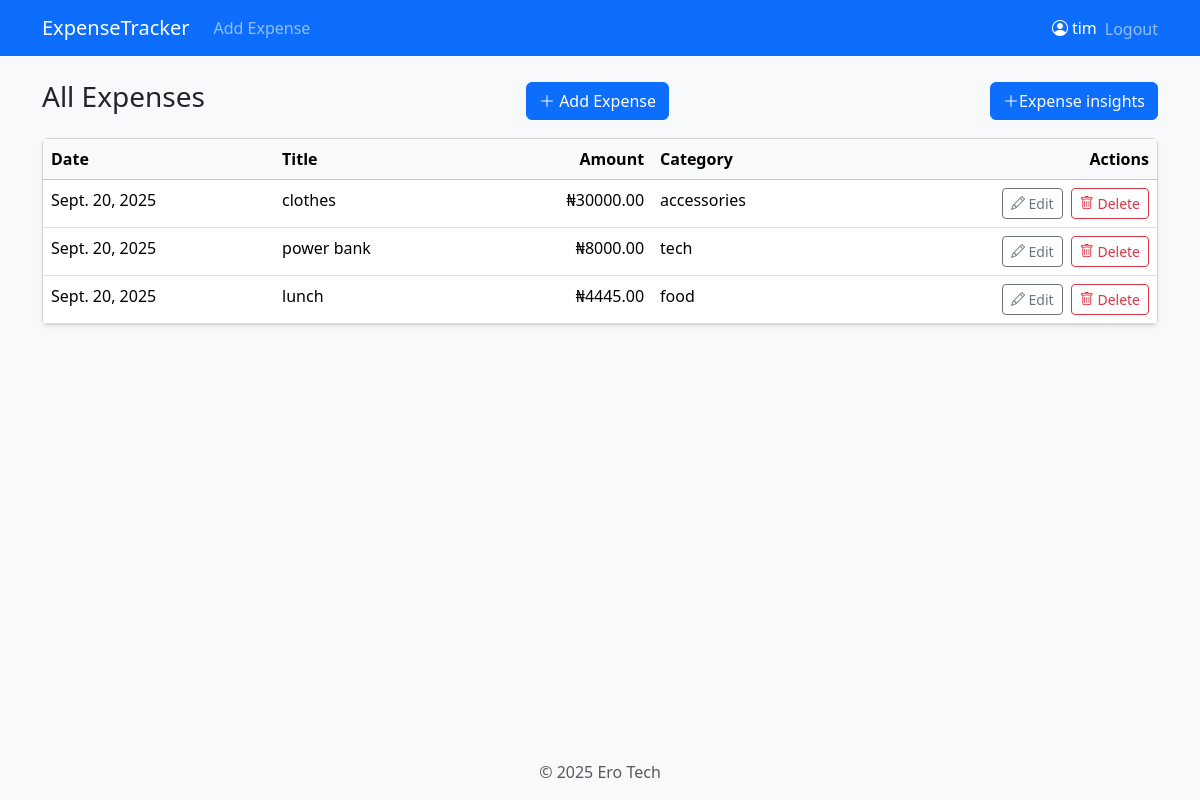
Screenshot of /expenses/ (signed in) with the database file from the repository.
### expenses/models.py (models this page shows, shortened)
class Expense(models.Model):
    user = models.ForeignKey(User, on_delete=models.CASCADE, null=True, blank=True)
    title = models.CharField(max_length=100)
    amount = models.DecimalField(max_digits=10, decimal_places=2)
    category =models.CharField(max_length=50)
    date = models.DateField()
    created_at = models.DateTimeField(auto_now_add=True)

### expenses/views.py (the view)
# urls.py: path('', lambda request: redirect('expense_list')),
@login_required
def expense_list(request):
    expenses = Expense.objects.filter(user=request.user).order_by('-date')
    return render(request, 'expenses/expense_list.html', {'expenses': expenses})

### expenses/templates/expenses/expense_list.html (shortened to what this page needs)
{% extends 'base.html' %}
{% block content %}
<div class="d-flex justify-content-between align-items-center mb-3">
  <h1 class="h3">All Expenses</h1>
  <a class="btn btn-primary" href="{% url 'add_expense' %}"><i class="bi bi-plus-lg"></i> Add Expense</a>
  <a class="btn btn-primary" href="{% url 'expense_insights' %}"><i class="bi bi-plus-lg"></i>Expense insights</a>
</div>
<div class="card shadow-sm">
  <div class="table-responsive">
    <table class="table table-hover mb-0">
      <thead class="table-light">
        <tr>
          <th>Date</th>
          <th>Title</th>
          <th class="text-end">Amount</th>
          <th>Category</th>
          <th class="text-end">Actions</th>
        </tr>
      </thead>
      <tbody>
        {% for expense in expenses %}
          <tr>
            <td>{{ expense.date }}</td>
            <td>{{ expense.title }}</td>
            <td class="text-end">₦{{ expense.amount }}</td>
            <td>{{ expense.category }}</td>
            <td class="text-end">
              <a class="btn btn-sm btn-outline-secondary me-1" href="{% url 'edit_expense' expense.pk %}">
                <i class="bi bi-pencil"></i> Edit
              </a>
              <form method="post" action="{% url 'delete_expense' expense.pk %}" style="display:inline;">
                <button type="submit" class="btn btn-sm btn-outline-danger" onclick="return confirm('Delete this expense?');">
                  <i class="bi bi-trash"></i> Delete
                </button>
              </form>
              {% empty %}
          <tr>
            <td colspan="5" class="text-center py-4">
              No expenses yet. <a href="{% url 'add_expense' %}">Add your first expense</a>.
            </td>
          </tr>
        {% endfor %}
        </tbody>
    </table>
  </div>
</div>
{% endblock %}

### templates/base.html (shortened to what this page needs)
<!DOCTYPE html>
<html lang="en">
<head>
  <link href="https://cdn.jsdelivr.net/npm/bootstrap@5.3.2/dist/css/bootstrap.min.css" rel="stylesheet">
  <link href="https://cdn.jsdelivr.net/npm/bootstrap-icons@1.10.5/font/bootstrap-icons.css" rel="stylesheet">
</head>
<body class="d-flex flex-column min-vh-100 bg-light">
  <nav class="navbar navbar-expand-lg navbar-dark bg-primary">
    <div class="container">
      <a class="navbar-brand" href="{% url 'expense_list' %}">ExpenseTracker</a>
      <div class="collapse navbar-collapse" id="navCollapse">
        <ul class="navbar-nav me-auto mb-2 mb-lg-0">
          {% if user.is_authenticated %}
            <li class="nav-item">
              <a class="nav-link" href="{% url 'add_expense' %}">Add Expense</a>
            </li>
          {% endif %}
        </ul>
        <ul class="navbar-nav ms-auto">
          {% if user.is_authenticated %}
            <li class="nav-item d-flex align-items-center me-2 text-white">
              <i class="bi bi-person-circle me-1"></i> {{ user.username }}
            </li>
            <li class="nav-item">
            <form method="post" action="{% url 'logout' %}">
              <button type="submit" class="btn btn-link nav-link" style="display:inline; padding:0; border:none; background:none;">
                Logout
              </button>
            </form>
          </li>
          {% endif %}
        </ul>
      </div>
    </div>
  </nav>
  <main class="container py-4 flex-grow-1">
    {% block content %}{% endblock %}
  </main>
  <footer class="text-center py-3 text-muted mt-auto">
    © {% now "Y" %} Ero Tech
  </footer>
</body>
</html>

### rows the page displays
Expense: date "Sept. 20, 2025", title "clothes", amount "30000.00", category "accessories"
Expense: date "Sept. 20, 2025", title "power bank", amount "8000.00", category "tech"
Expense: date "Sept. 20, 2025", title "lunch", amount "4445.00", category "food"

### other values shown
{{ user.username }} "tim"
